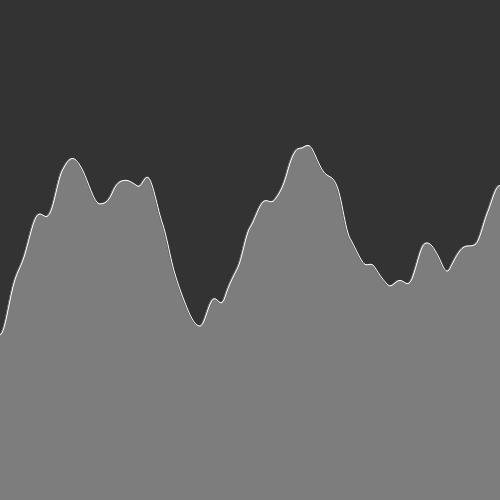
Frame 1 (no input)
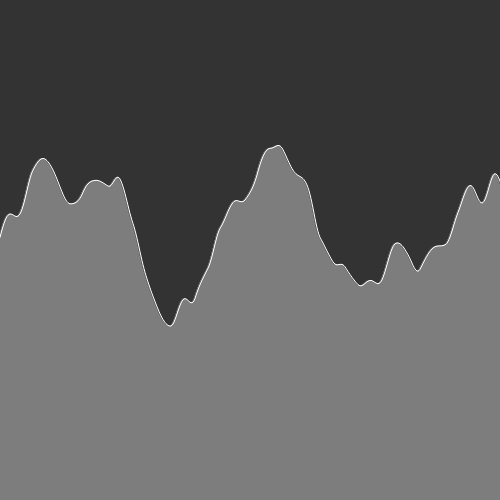
Frame 60 (no input)
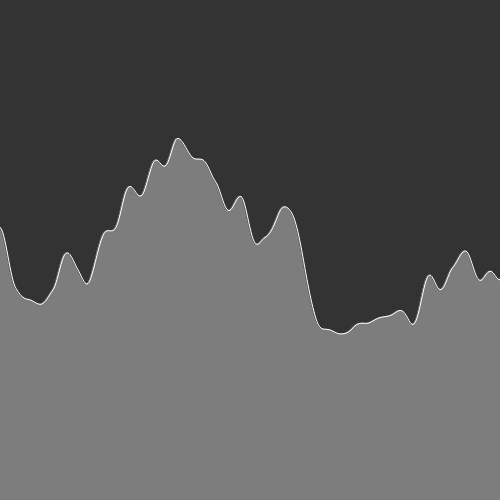
Frame 120 (the mouse pressed at the canvas centre since frame 60)

The p5.js sketch that drew these frames (run headless with seeded random() and noise() and a simulated clock; from frame 60 on, the mouse is pressed at the canvas centre):

// p5.js sketch
// ── sketch.js
var yoff_range = 0.01;
var speed = 0.005;
var start = 0;

function setup(){
  createCanvas(500, 500);
}

function draw(){
  background(51);

  stroke(255);
  noFill();
  beginShape();

  var yoff = start;
  for(let i = 0; i <= width; i++){
    vertex(i, noise(yoff) * height);
    yoff += yoff_range; //offset "range" (closer to 0 == more similar)

    addLine(i, noise(yoff) * height);
  }
  start += speed; //speed at which terrains are "moving"

  endShape();
}

function mousePressed(){
  start += 10; //different "place"
}

function addLine(x, pt){
  push();
  stroke(150);
  line(x, pt, x, height);
  pop();
}
